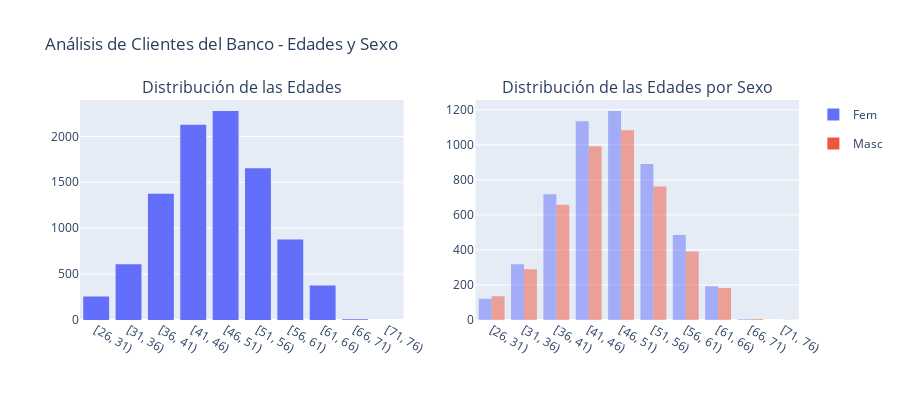

The cell this chart's notebook holds for it:
### Markdown cell above
##### h) Replicamos gráfica con la nueva columna de rangos de edad.

### Code cell
# Creación de la primera figura de subplots
fig1 = make_subplots(rows=1, cols=2, subplot_titles=("Distribución de las Edades", 
                                                     "Distribución de las Edades por Sexo"))

# i) Distribución de las edades de los clientes con rangos
age_range_hist = px.histogram(df, x='AgeRange')
for trace in age_range_hist.data:
    fig1.add_trace(trace, row=1, col=1)

# ii) Distribución de las edades de los clientes por sexo con rangos
age_range_gender_hist = px.histogram(df, x='AgeRange', color='Gender', barmode='overlay')
for trace in age_range_gender_hist.data:
    fig1.add_trace(trace, row=1, col=2)

fig1.update_layout(height=400, width=900, showlegend=True,
                   title_text="Análisis de Clientes del Banco - Edades y Sexo")
fig1.show()

### Figure 1 — Plotly figure (JSON) as saved in the notebook; plotly's stock layout.template omitted (floating-point values rounded to 4 significant figures; data arrays with more than 128 entries replaced by an {"elided": "..."} marker saying what was removed)
{"data": [{"alignmentgroup": "True", "bingroup": "x", "hovertemplate": "AgeRange=%{x}<br>count=%{y}<extra></extra>", "legendgroup": "", "marker": {"color": "#636efa", "pattern": {"shape": ""}}, "name": "", "offsetgroup": "", "orientation": "v", "showlegend": false, "type": "histogram", "x": {"elided": "9559 str values"}, "xaxis": "x", "yaxis": "y"}, {"alignmentgroup": "True", "bingroup": "x", "hovertemplate": "Gender=Fem<br>AgeRange=%{x}<br>count=%{y}<extra></extra>", "legendgroup": "Fem", "marker": {"color": "#636efa", "opacity": 0.5, "pattern": {"shape": ""}}, "name": "Fem", "offsetgroup": "Fem", "orientation": "v", "showlegend": true, "type": "histogram", "x": {"elided": "5059 str values"}, "xaxis": "x2", "yaxis": "y2"}, {"alignmentgroup": "True", "bingroup": "x", "hovertemplate": "Gender=Masc<br>AgeRange=%{x}<br>count=%{y}<extra></extra>", "legendgroup": "Masc", "marker": {"color": "#EF553B", "opacity": 0.5, "pattern": {"shape": ""}}, "name": "Masc", "offsetgroup": "Masc", "orientation": "v", "showlegend": true, "type": "histogram", "x": {"elided": "4500 str values"}, "xaxis": "x2", "yaxis": "y2"}], "layout": {"annotations": [{"font": {"size": 16}, "showarrow": false, "text": "Distribución de las Edades", "x": 0.225, "xanchor": "center", "xref": "paper", "y": 1, "yanchor": "bottom", "yref": "paper"}, {"font": {"size": 16}, "showarrow": false, "text": "Distribución de las Edades por Sexo", "x": 0.775, "xanchor": "center", "xref": "paper", "y": 1, "yanchor": "bottom", "yref": "paper"}], "height": 400, "showlegend": true, "title": {"text": "Análisis de Clientes del Banco - Edades y Sexo"}, "width": 900, "xaxis": {"anchor": "y", "domain": [0, 0.45]}, "xaxis2": {"anchor": "y2", "domain": [0.55, 1]}, "yaxis": {"anchor": "x", "domain": [0, 1]}, "yaxis2": {"anchor": "x2", "domain": [0, 1]}}}
